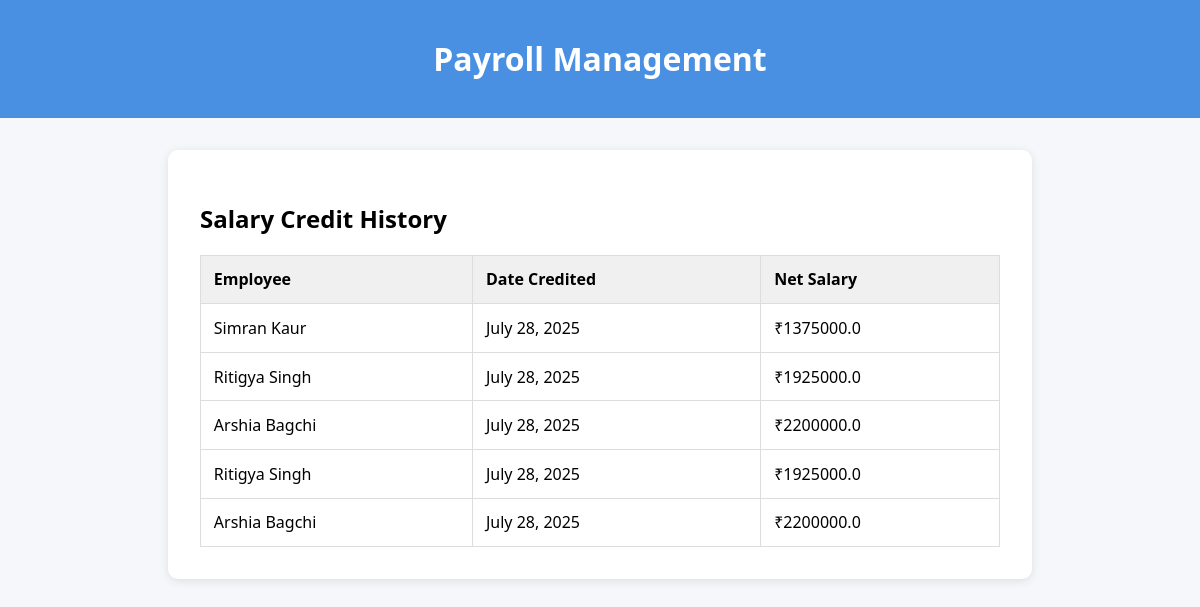
The app's page /payroll/payslip-history/ with its own data.
### payroll/models.py (models this page shows, shortened)
class Payslip(models.Model):
    employee = models.ForeignKey(Employee, on_delete=models.CASCADE)
    salary_breakup = models.ForeignKey(SalaryBreakup, on_delete=models.CASCADE)
    date_credited = models.DateField(default=timezone.now)

class SalaryBreakup(models.Model):
    employee = models.ForeignKey(Employee, on_delete=models.CASCADE)
    basic = models.FloatField()
    hra = models.FloatField()
    income_tax = models.FloatField()
    deductions = models.FloatField()
    gross_salary = models.FloatField()
    net_salary = models.FloatField()
    created_at = models.DateTimeField(auto_now_add=True)

### emp_app/models.py (models this page shows, shortened)
class Employee(models.Model):
    first_name = models.CharField(max_length = 100 , null=False)
    last_name = models.CharField(max_length=100)
    dept = models.ForeignKey(Department , on_delete=models.CASCADE)
    salary = models.IntegerField(default=0)
    bomus = models.IntegerField(default=0)
    role = models.ForeignKey(Role , on_delete=models.CASCADE)
    phone = models.IntegerField(default=0)
    hire_date = models.DateField()
    location = models.CharField(max_length=300 , default='Mumbai')

### payroll/views.py (the view)
# urls.py: path('payslip-history/', views.payslip_history, name='payslip_history'),
def payslip_history(request):
    payslips = Payslip.objects.select_related('employee', 'salary_breakup').order_by('-date_credited')
    return render(request, 'payroll/payslip_history.html', {'payslips': payslips})

### payroll/templates/payroll/payslip_history.html (shortened to what this page needs)
{% extends 'payroll/base.html' %}
{% block content %}
<h2>Salary Credit History</h2>
<table>
    <tr>
        <th>Employee</th>
        <th>Date Credited</th>
        <th>Net Salary</th>
    </tr>
    {% for p in payslips %}
    <tr>
        <td>{{ p.employee.first_name }} {{ p.employee.last_name }}</td>
        <td>{{ p.date_credited }}</td>
        <td>₹{{ p.salary_breakup.net_salary }}</td>
    </tr>
    {% empty %}
    <tr>
        <td colspan="3">No payslips found.</td>
    </tr>
    {% endfor %}
</table>
{% endblock %}

### payroll/templates/payroll/base.html (style rules this page uses)
body { font-family: 'Segoe UI', Tahoma, Geneva, Verdana, sans-serif; background-color: #f5f7fa; margin: 0; padding: 0; }
table { width: 100%; border-collapse: collapse; margin-top: 1rem; }
th, td { padding: 0.8rem; border: 1px solid #ddd; text-align: left; }
th { background-color: #f0f0f0; }

### records on screen
Payslip: employee.first_name "Simran", employee.last_name "Kaur", date_credited "July 28, 2025", salary_breakup.net_salary "1375000.0"
Payslip: employee.first_name "Ritigya", employee.last_name "Singh", date_credited "July 28, 2025", salary_breakup.net_salary "1925000.0"
Payslip: employee.first_name "Arshia", employee.last_name "Bagchi", date_credited "July 28, 2025", salary_breakup.net_salary "2200000.0"
Payslip: employee.first_name "Ritigya", employee.last_name "Singh", date_credited "July 28, 2025", salary_breakup.net_salary "1925000.0"
Payslip: employee.first_name "Arshia", employee.last_name "Bagchi", date_credited "July 28, 2025", salary_breakup.net_salary "2200000.0"
